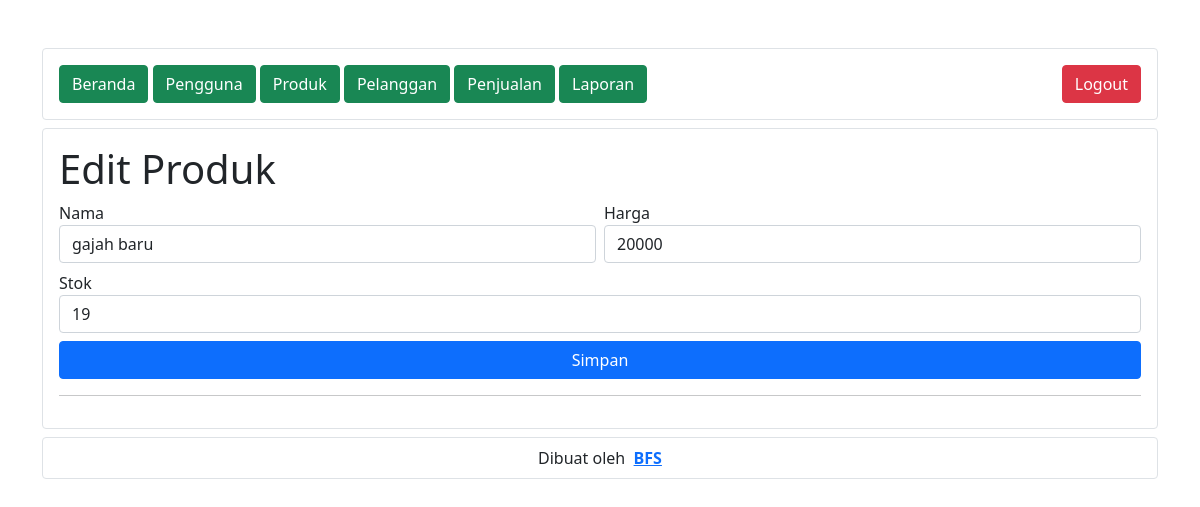
Screenshot of /pages/produk/edit.php?id=1 (signed in) with the database file from the repository.
### tables this page shows
CREATE TABLE `produk` (
  `id` int(10) UNSIGNED NOT NULL,
  `nama` varchar(255) NOT NULL,
  `harga` int(11) NOT NULL,
  `stok` int(10) UNSIGNED NOT NULL
);

### function/config.php (called while the page is built, shortened)
<?php
class Database
{
    public function query($sql, $data, $fetch = false)
    {
        require('connection.php');
        $q = $db->prepare($sql);
        $q->execute($data);
        return $fetch ? $q->fetch(2) : $q;
    }
}

### pages/produk/class.php (called while the page is built, shortened)
<?php
require('../../function/config.php');
class Produk
{
    private $db;
    public function __construct()
    {
        $this->db = new Database();
    }
    public function show($id)
    {
        $query = $this->db->query(
            "SELECT * FROM produk WHERE id LIKE ?",
            [$id]
        );
        return $query;
    }
}

### pages/produk/edit.php (the view, shortened to what this page needs)
<?php
require('../layout/header.php');
$produk = new Produk();
?>
<div id="content">
    <h1>Edit Produk</h1>
    <form action="" method="post" class="row g-2">
        <?php foreach ($produk->show($_GET['id']) as $value) : ?>
            <div class="form-group col-lg-6">
                <label for="nama">Nama</label>
                <input type="text" name="nama" id="nama" value="<?= $value['nama'] ?>" class="form-control" required>
            </div>
            <div class="form-group col-lg-6">
                <label for="harga">Harga</label>
                <input type="number" name="harga" id="harga" value="<?= $value['harga'] ?>" class="form-control" required>
            </div>
            <div class="form-group col-lg-12">
                <label for="stok">Stok</label>
                <input type="number" name="stok" id="stok" value="<?= $value['stok'] ?>" class="form-control" required>
            </div>
            <div class="form-group col-lg-12">
                <button type="submit" name="simpan" class="btn w-100 btn-primary">Simpan</button>
            </div>
        <?php endforeach; ?>
    </form>
    <hr>
</div>
<?php
require('../layout/footer.php');
?>

### rows the page displays
produk: nama "gajah baru", harga "20000", stok "19"
